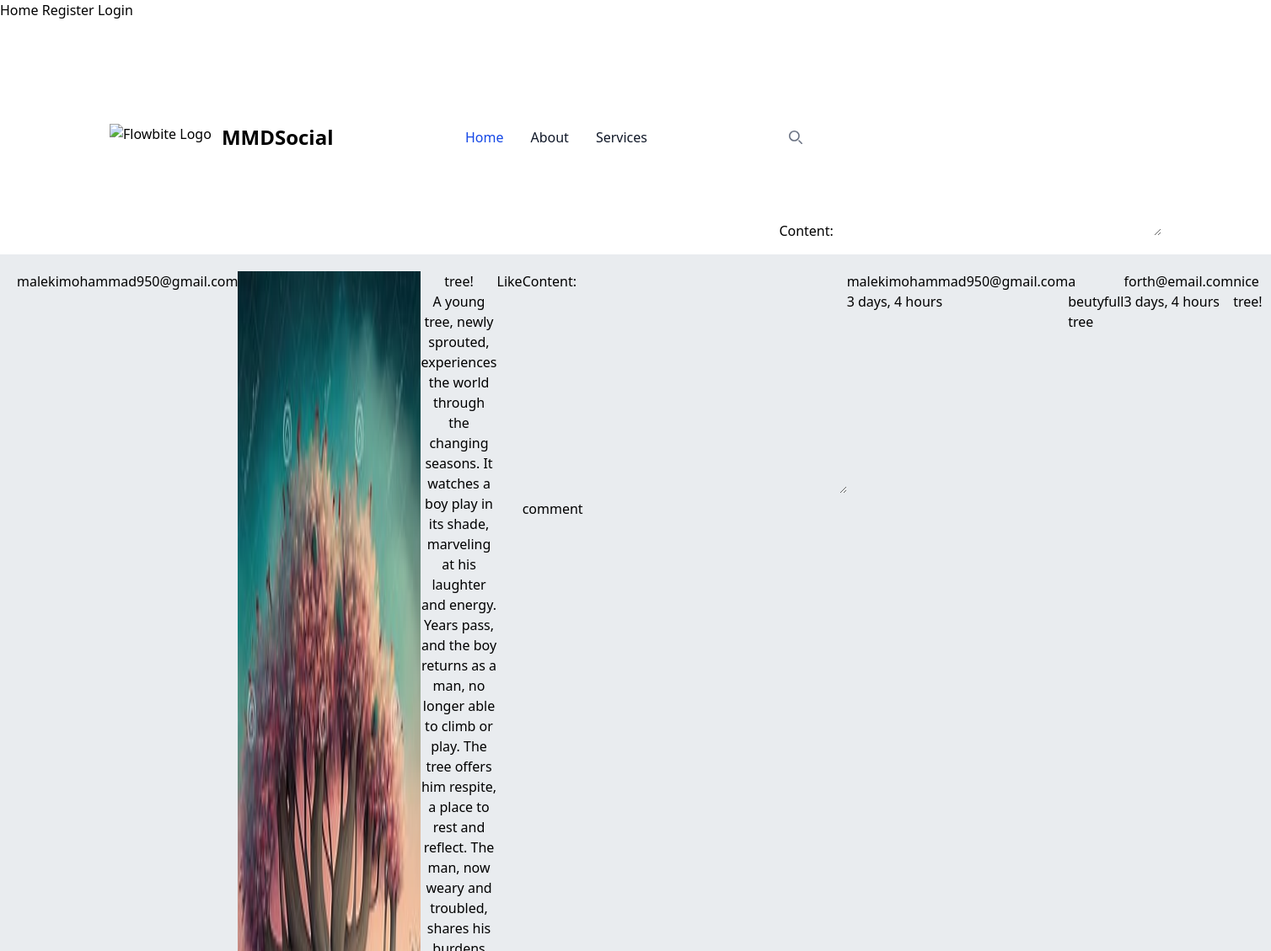
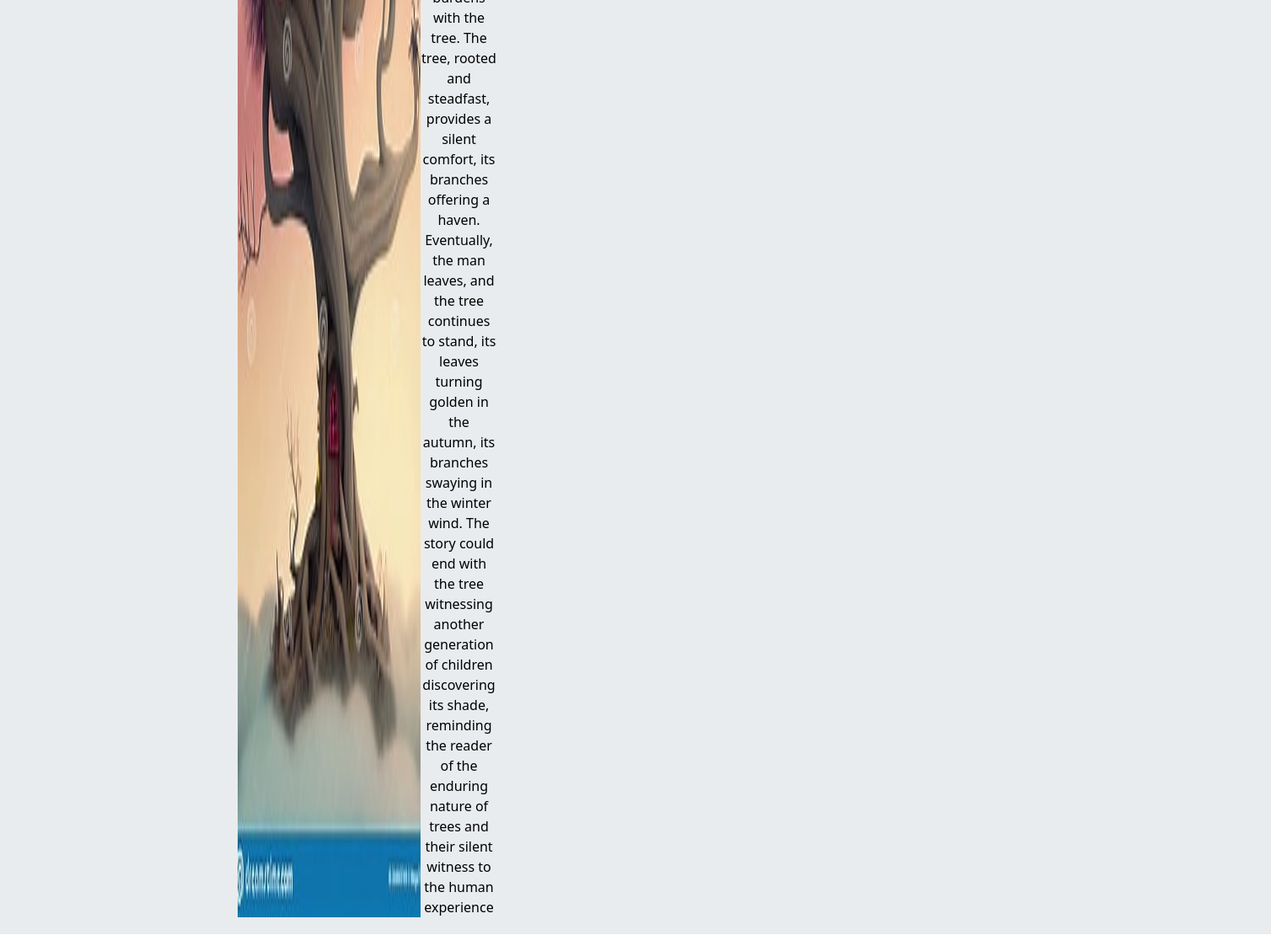
Page /details/1/ on the committed database (2 pictures, top to bottom).
### home/models.py (models this page shows, shortened)
class Post(models.Model):
    user = models.ForeignKey(User, on_delete=models.CASCADE, related_name='posts')
    slug = models.SlugField(max_length=200)
    title = models.CharField(max_length=100)
    content = models.TextField()
    image = models.ImageField(upload_to='posts/%Y/%m/%d')
    created = models.DateTimeField(auto_now_add=True)
    updated = models.DateTimeField(auto_now=True)
    class Meta:
        ordering = ['-created']

class Comment(models.Model):
    post = models.ForeignKey(Post, on_delete=models.CASCADE, related_name='pcomment')
    user = models.ForeignKey(User, on_delete=models.CASCADE, related_name='ucomment')
    is_reply = models.BooleanField(default=False)
    reply = models.ForeignKey('self', on_delete=models.CASCADE, related_name='rcomment', null=True, blank=True)
    content = models.TextField(max_length=500)
    created = models.DateTimeField(auto_now_add=True)

### account/models.py (models this page shows, shortened)
class User(AbstractBaseUser):
    phone_number = models.CharField(max_length=11, unique=True)
    email = models.EmailField(unique=True)
    full_name = models.CharField(max_length=100)
    is_active = models.BooleanField(default=True)
    is_admin = models.BooleanField(default=False)
    objects = UserManager()
    USERNAME_FIELD = 'phone_number'
    REQUIRED_FIELDS = ['email','full_name']
    def __str__(self):
        return self.email

### home/views.py (the view, shortened to what this page needs)
# urls.py: path('details/<int:post_id>/', views.PostDetailsView.as_view(), name='details'),
class PostDetailsView(View):
    form_class = CommentCreateForm
    form_class_reply = ReplyCreateForm
    def setup(self, request, *args, **kwargs):
        self.post_instance = Post.objects.get(pk=kwargs['post_id'])
        return super().setup(request, *args, **kwargs)
    def get(self, request, *args, **kwargs):
        comments = self.post_instance.pcomment.filter(is_reply=False)
        can_like = False
        if request.user.is_authenticated and self.post_instance.user_can_like(request.user):
            can_like = True
        return render(request, 'home/details.html', {'post': self.post_instance, 'comments': comments, 'form': self.form_class, 'form_reply': self.form_class_reply, 'can_like': can_like})

### home/templates/home/details.html (shortened to what this page needs)
{% extends 'base.html' %}
{% block content %}
    <a href="{% url 'account:profile' post.user.id %}">{{ post.user }}</a><br>
    <img src="{{ post.image.url }}" alt=""><br>
    <div class="text-center">
        <p>{{ post.title }}</p>
        <p>{{ post.content }}</p>
    </div>
    <a href="{% url 'home:like' post.id %}" class="{% if can_like %} disabled {% endif %}btn btn-primary">Like</a><hr>
    <form action="" method="post">
        {{ form.as_p }}
        <input type="submit" value="comment" >
    </form>
        {% for comment in comments %}
            <a href="{% url 'account:profile' comment.user.id %}">{{ comment.user }} {{ comment.created|timesince }}</a>
            <p class="card-header" >{{ comment.content }}</p>
        {% empty %}
            <P>no comment yet!</P>
        {% endfor %}
{% endblock %}

### rows in the picture
Post: user "malekimohammad950@gmail.com", image (picture), title "tree!", content "A young tree, newly sprouted, experiences the world through the changing seasons. It watches a boy play in its shade, marveling at his laughter and energy. Years pass, and the boy returns as a man, no longer able to climb or play. The tree offers him respite, a place to rest and reflect. The man, now weary and troubled, shares his burdens with the tree. The tree, rooted and steadfast, provides a silent comfort, its branches offering a haven. Eventually, the man leaves, and the tree continues to stand, its leaves turning golden in the autumn, its branches swaying in the winter wind. The story could end with the tree witnessing another generation of children discovering its shade, reminding…"
Comment: user "malekimohammad950@gmail.com", created "3 days, 4 hours", content "a beutyfull tree"
Comment: user "forth@email.com", created "3 days, 4 hours", content "nice tree!"
